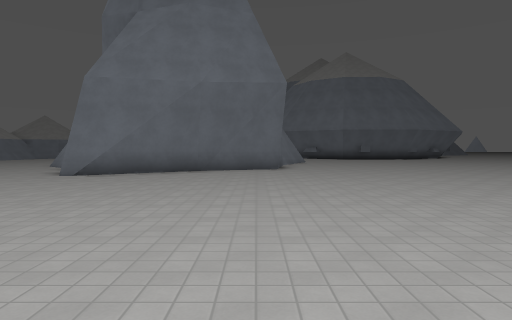
[1] (above)

24 first-person views from a walk through a level from a Godot 3-D game. The camera is 1.5 m above the floor, tilts 2° down and sees 75° across. The floor is counted in squares, 2 m on a side. Each view is taken from the middle of a square. On the plan, view 1 faces up. The plan holds only what a view shows up to about 11 squares ahead; the rest is blank. The place goes on beyond the plan. Surface patterns are stand-ins for the level's own textures.

[2]
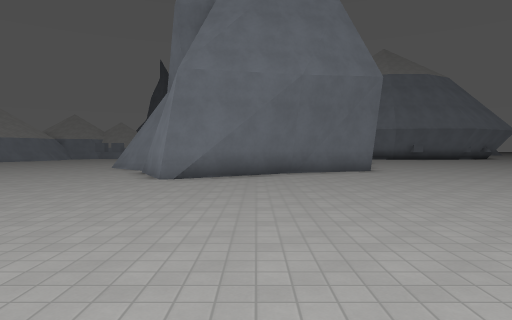

[3]
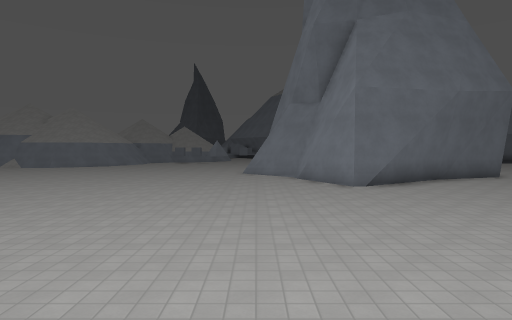

[4]
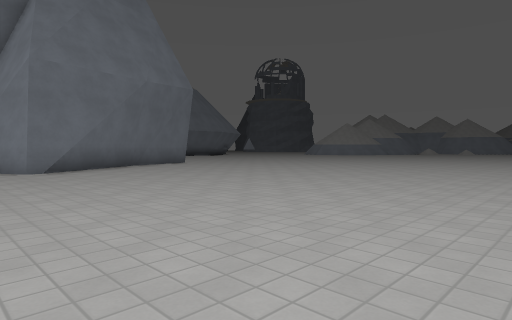

[5]
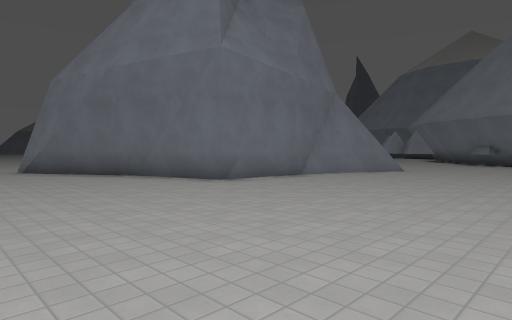

[6]
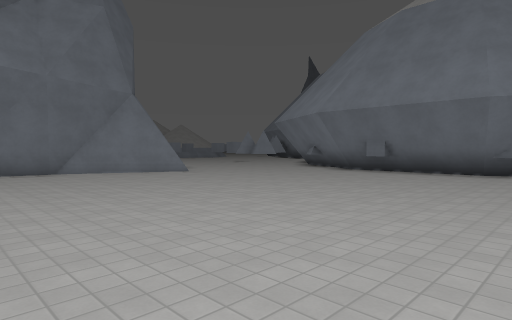

[7]
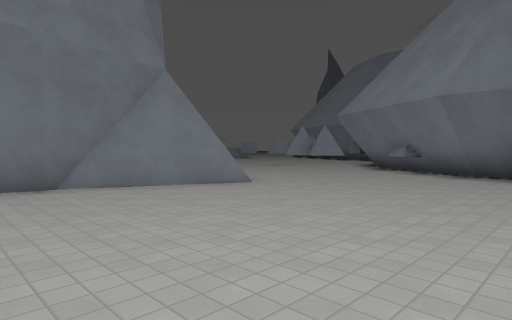

[8]
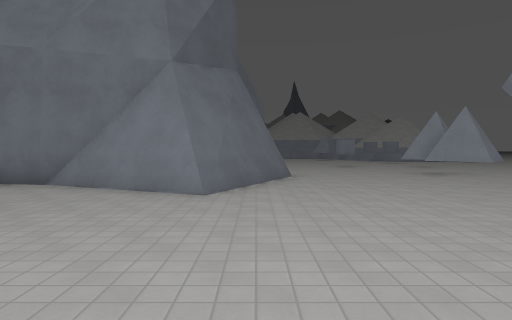

[9]
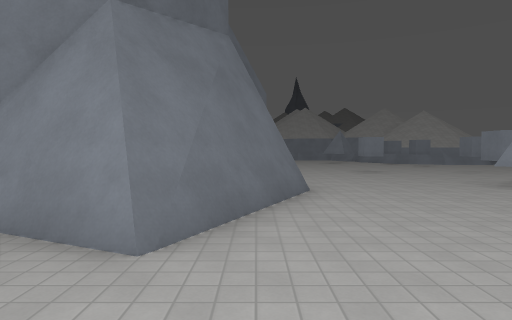

[10]
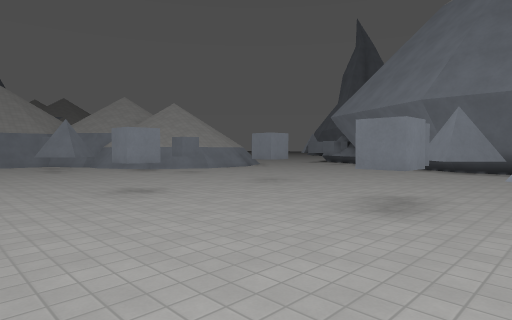

[11]
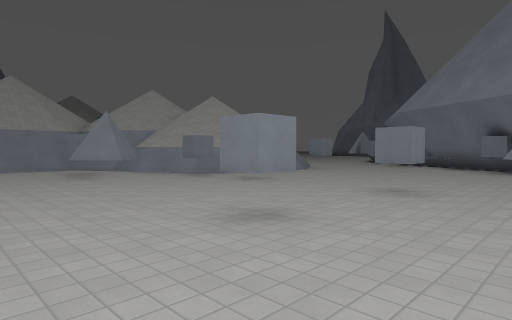

[12]
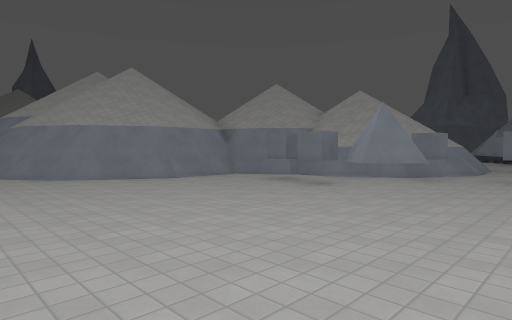

[13]
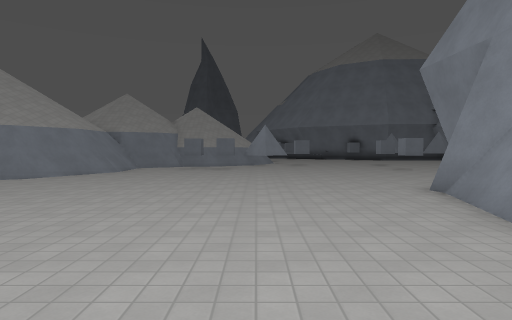

[14]
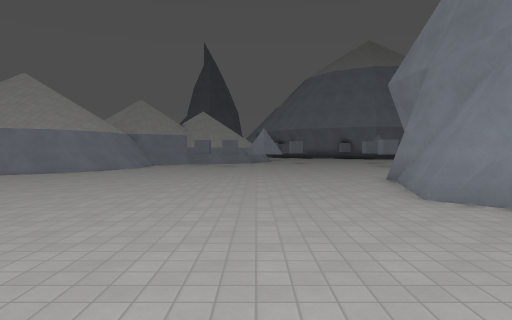

[15]
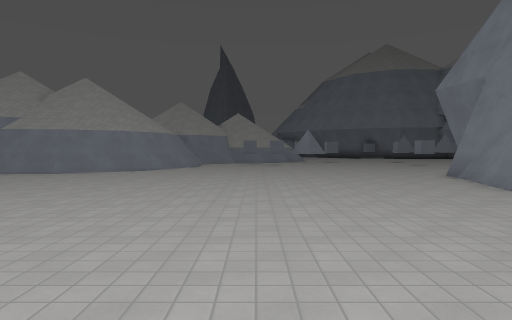

[16]
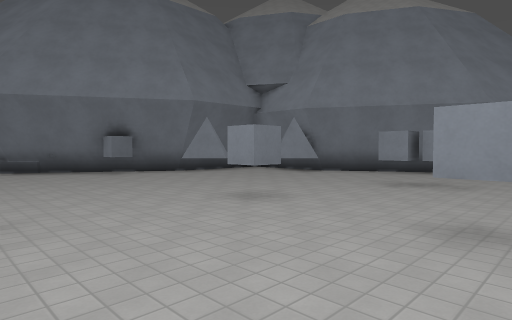

[17]
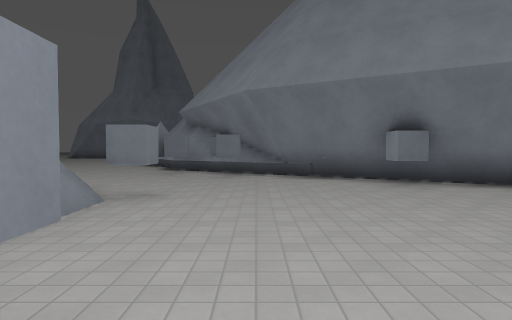

[18]
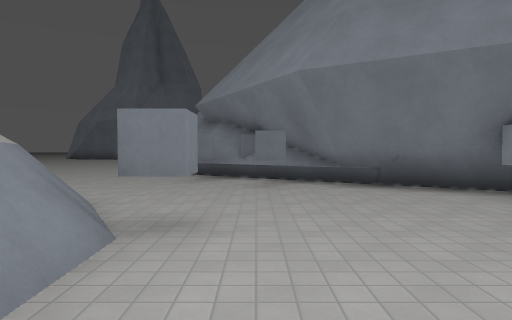

[19]
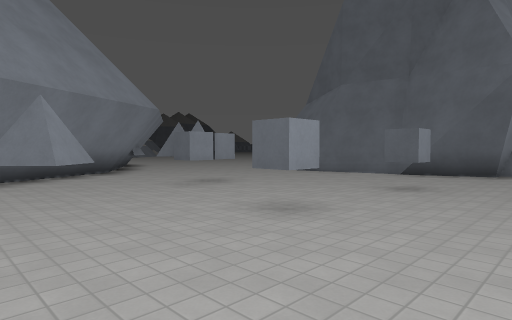

[20]
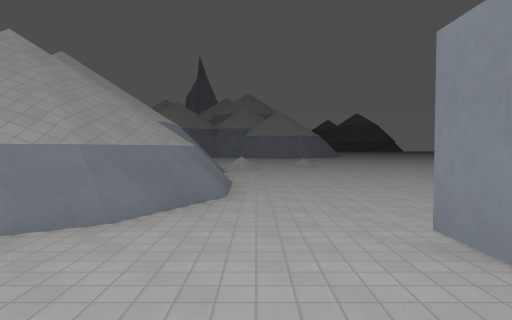

[21]
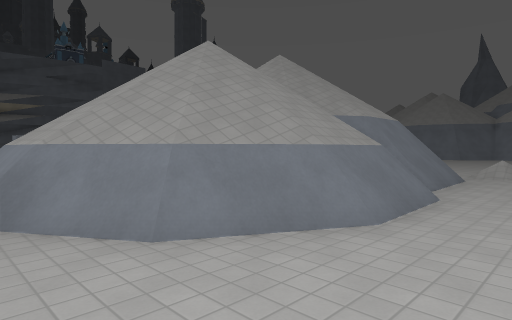

[22]
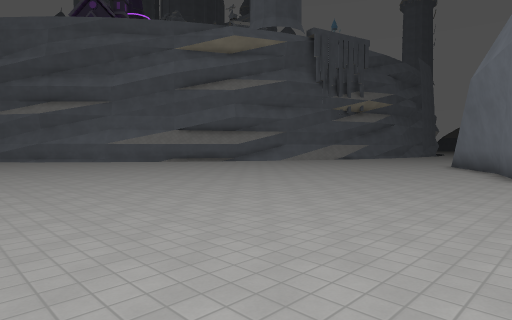

[23]
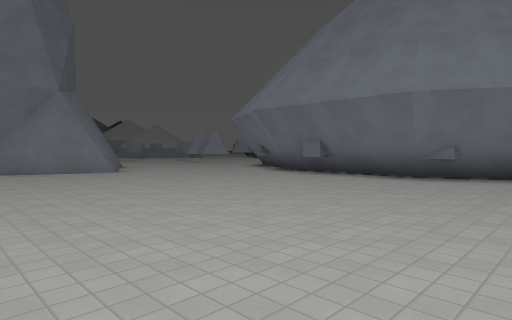

[24]
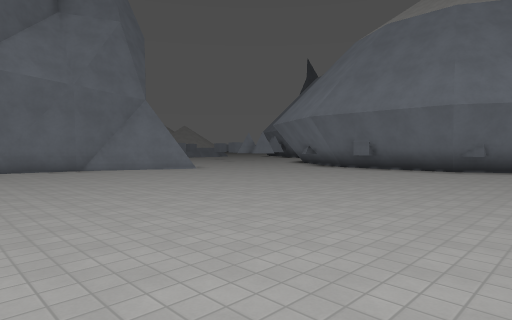

### Floor plan
Key: @ floor where view 1 was taken; # wall or solid block; . floor; / step, stairs or slope.
Columns run from 19 left of view 1 to 13 right of it. Each row starts with its distance up from view 1.
 35 ........#####
 34 ..........#.##
 33 .............###
 32 .######.......###
 31 ###   ###.......#
 30        ###..... #
 29         #......###
 28         #........####
 27        ##........#..##
 26       ###.#...#......#
 25    ####..........#...##
 24    ##............#..#####     ##
 23    #..####...#.....###.#########
 22    #............................
 21   ##............................
 20  ##.............................
 19 ###..........########...........
 18 #............#      ##...........
 17 ............##      ##...........
 16 ............#       #............
 15  ..........##       #............
 14  ..........#        #............
 13   ..........       ##............
 12    ..........    ###............
 11    ..........## ##............. .
 10    ...........###.............
  9     ..........................
  8      ........................
  7      ........................
  6       .......................
  5        ......................
  4         .....................
  3         .....................
  2          ...................
  1             ...........  ...
  0            ///...  @      ..

Where each view was taken, in squares from view 1:
view 1: 0 up, 0 right, facing up
view 2: 1 up, 3 left, facing up
view 3: 0 up, 8 left, facing up
view 4: 0 up, 7 left, facing up-right
view 5: 7 up, 7 right, facing up-left
view 6: 12 up, 12 right, facing up-left
view 7: 13 up, 8 right, facing up-left
view 8: 19 up, 8 right, facing left
view 9: 19 up, 5 right, facing left
view 10: 20 up, 0 right, facing up-left
view 11: 20 up, 3 left, facing up-left
view 12: 17 up, 8 left, facing up-left
view 13: 11 up, 11 left, facing up
view 14: 9 up, 11 left, facing up
view 15: 8 up, 13 left, facing up
view 16: 22 up, 9 left, facing up-right
view 17: 25 up, 8 left, facing up
view 18: 27 up, 9 left, facing up
view 19: 29 up, 8 left, facing down-right
view 20: 33 up, 8 left, facing left
view 21: 34 up, 10 left, facing down-left
view 22: 13 up, 10 right, facing down-left
view 23: 14 up, 13 right, facing up-left
view 24: 11 up, 13 right, facing up-left
